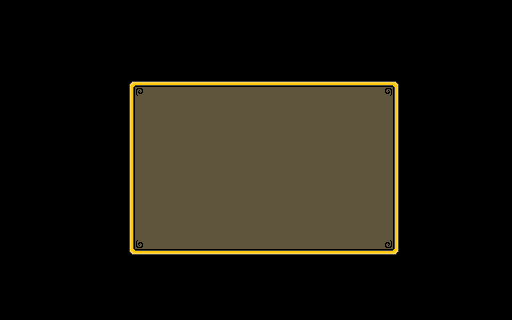

This game map was drawn from its Tiled (.tmx) file and the tilesets committed beside it. A one-line description and the full map source follow:
An orthogonal 32x20 tile map with 16x16 px tiles, 3 tile layers (Background, Foreground, Overlap), 1 image layer and 14 objects (7x player_levelselect, 3x player_champselect_icon, 2x message, start, player_championselect_watcher).

<map version="1.0" orientation="orthogonal" renderorder="right-down" width="32" height="20" tilewidth="16" tileheight="16" nextobjectid="80">
 <tileset firstgid="1" name="overworld" tilewidth="16" tileheight="16" spacing="1" tilecount="176" columns="16">
  <image source="../championselect.bmp" trans="c8bfe7" width="271" height="187" />
 </tileset>
 <imagelayer name="Background">
  <image source="backgrounds/back.bmp" width="320" height="256" />
 </imagelayer>
 <layer name="Background" width="32" height="20" opacity="0.45">
  <data encoding="csv">
0,0,0,0,0,0,0,0,0,0,0,0,0,0,0,0,0,0,0,0,0,0,0,0,0,0,0,0,0,0,0,0,
0,0,0,0,0,0,0,0,0,0,0,0,0,0,0,0,0,0,0,0,0,0,0,0,0,0,0,0,0,0,0,0,
0,0,0,0,0,0,0,0,0,0,0,0,0,0,0,0,0,0,0,0,0,0,0,0,0,0,0,0,0,0,0,0,
0,0,0,0,0,0,0,0,0,0,0,0,0,0,0,0,0,0,0,0,0,0,0,0,0,0,0,0,0,0,0,0,
0,0,0,0,0,0,0,0,0,0,0,0,0,0,0,0,0,0,0,0,0,0,0,0,0,0,0,0,0,0,0,0,
0,0,0,0,0,0,0,0,133,133,133,133,133,133,133,133,133,133,133,133,133,133,133,133,133,0,0,0,0,0,0,0,
0,0,0,0,0,0,0,0,133,133,133,133,133,133,133,133,133,133,133,133,133,133,133,133,133,0,0,0,0,0,0,0,
0,0,0,0,0,0,0,0,133,133,133,133,133,133,133,133,133,133,133,133,133,133,133,133,133,0,0,0,0,0,0,0,
0,0,0,0,0,0,0,0,133,133,133,133,133,133,133,133,133,133,133,133,133,133,133,133,133,0,0,0,0,0,0,0,
0,0,0,0,0,0,0,0,133,133,133,133,133,133,133,133,133,133,133,133,133,133,133,133,133,0,0,0,0,0,0,0,
0,0,0,0,0,0,0,0,133,133,133,133,133,133,133,133,133,133,133,133,133,133,133,133,133,0,0,0,0,0,0,0,
0,0,0,0,0,0,0,0,133,133,133,133,133,133,133,133,133,133,133,133,133,133,133,133,133,0,0,0,0,0,0,0,
0,0,0,0,0,0,0,0,133,133,133,133,133,133,133,133,133,133,133,133,133,133,133,133,133,0,0,0,0,0,0,0,
0,0,0,0,0,0,0,0,133,133,133,133,133,133,133,133,133,133,133,133,133,133,133,133,133,0,0,0,0,0,0,0,
0,0,0,0,0,0,0,0,133,133,133,133,133,133,133,133,133,133,133,133,133,133,133,133,133,0,0,0,0,0,0,0,
0,0,0,0,0,0,0,0,133,133,133,133,133,133,133,133,133,133,133,133,133,133,133,133,133,0,0,0,0,0,0,0,
0,0,0,0,0,0,0,0,0,0,0,0,0,0,0,0,0,0,0,0,0,0,0,0,0,0,0,0,0,0,0,0,
0,0,0,0,0,0,0,0,0,0,0,0,0,0,0,0,0,0,0,0,0,0,0,0,0,0,0,0,0,0,0,0,
0,0,0,0,0,0,0,0,0,0,0,0,0,0,0,0,0,0,0,0,0,0,0,0,0,0,0,0,0,0,0,0,
0,0,0,0,0,0,0,0,0,0,0,0,0,0,0,0,0,0,0,0,0,0,0,0,0,0,0,0,0,0,0,0
</data>
 </layer>
 <layer name="Foreground" width="32" height="20">
  <data encoding="csv">
0,0,0,0,0,0,0,0,0,0,0,0,0,0,0,0,0,0,0,0,0,0,0,0,0,0,0,0,0,0,0,0,
0,0,0,0,0,0,0,0,0,0,0,0,0,0,0,0,0,0,0,0,0,0,0,0,0,0,0,0,0,0,0,0,
0,0,0,0,0,0,0,0,0,0,0,0,0,0,0,0,0,0,0,0,0,0,0,0,0,0,0,0,0,0,0,0,
0,0,0,0,0,0,0,0,0,0,0,0,0,0,0,0,0,0,0,0,0,0,0,0,0,0,0,0,0,0,0,0,
0,0,0,0,0,0,0,0,0,0,0,0,0,0,0,0,0,0,0,0,0,0,0,0,0,0,0,0,0,0,0,0,
0,0,0,0,0,0,0,0,118,119,119,119,119,119,119,119,119,119,119,119,119,119,119,119,120,0,0,0,0,0,0,0,
0,0,0,0,0,0,0,0,134,0,0,0,0,0,0,0,0,0,0,0,0,0,0,0,136,0,0,0,0,0,0,0,
0,0,0,0,0,0,0,0,134,0,0,0,0,0,0,0,0,0,0,0,0,0,0,0,136,0,0,0,0,0,0,0,
0,0,0,0,0,0,0,0,134,0,0,0,0,0,0,0,0,0,0,0,0,0,0,0,136,0,0,0,0,0,0,0,
0,0,0,0,0,0,0,0,134,0,0,0,0,0,0,0,0,0,0,0,0,0,0,0,136,0,0,0,0,0,0,0,
0,0,0,0,0,0,0,0,134,0,0,0,0,0,0,0,0,0,0,0,0,0,0,0,136,0,0,0,0,0,0,0,
0,0,0,0,0,0,0,0,134,0,0,0,0,0,0,0,0,0,0,0,0,0,0,0,136,0,0,0,0,0,0,0,
0,0,0,0,0,0,0,0,134,0,0,0,0,0,0,0,0,0,0,0,0,0,0,0,136,0,0,0,0,0,0,0,
0,0,0,0,0,0,0,0,134,0,0,0,0,0,0,0,0,0,0,0,0,0,0,0,136,0,0,0,0,0,0,0,
0,0,0,0,0,0,0,0,134,0,0,0,0,0,0,0,0,0,0,0,0,0,0,0,136,0,0,0,0,0,0,0,
0,0,0,0,0,0,0,0,150,151,151,151,151,151,151,151,151,151,151,151,151,151,151,151,152,0,0,0,0,0,0,0,
0,0,0,0,0,0,0,0,0,0,0,0,0,0,0,0,0,0,0,0,0,0,0,0,0,0,0,0,0,0,0,0,
0,0,0,0,0,0,0,0,0,0,0,0,0,0,0,0,0,0,0,0,0,0,0,0,0,0,0,0,0,0,0,0,
0,0,0,0,0,0,0,0,0,0,0,0,0,0,0,0,0,0,0,0,0,0,0,0,0,0,0,0,0,0,0,0,
0,0,0,0,0,0,0,0,0,0,0,0,0,0,0,0,0,0,0,0,0,0,0,0,0,0,0,0,0,0,0,0
</data>
 </layer>
 <layer name="Overlap" width="32" height="20" opacity="0.5">
  <data encoding="csv">
0,0,0,0,0,0,0,0,0,0,0,0,0,0,0,0,0,0,0,0,0,0,0,0,0,0,0,0,0,0,0,0,
0,0,0,0,0,0,0,0,0,0,0,0,0,0,0,0,0,0,0,0,0,0,0,0,0,0,0,0,0,0,0,0,
0,0,0,0,0,0,0,0,0,0,0,0,0,0,0,0,0,0,0,0,0,0,0,0,0,0,0,0,0,0,0,0,
0,0,0,0,0,0,0,0,0,0,0,0,0,0,0,0,0,0,0,0,0,0,0,0,0,0,0,0,0,0,0,0,
0,0,0,0,0,0,0,0,0,0,0,0,0,0,0,0,0,0,0,0,0,0,0,0,0,0,0,0,0,0,0,0,
0,0,0,0,0,0,0,0,0,0,0,0,0,0,0,0,0,0,0,0,0,0,0,0,0,0,0,0,0,0,0,0,
0,0,0,0,0,0,0,0,0,0,0,0,0,0,0,0,0,0,0,0,0,0,0,0,0,0,0,0,0,0,0,0,
0,0,0,0,0,0,0,0,0,0,0,0,0,0,0,0,0,0,0,0,0,0,0,0,0,0,0,0,0,0,0,0,
0,0,0,0,0,0,0,0,0,0,0,0,0,0,0,0,0,0,0,0,0,0,0,0,0,0,0,0,0,0,0,0,
0,0,0,0,0,0,0,0,0,0,0,0,0,0,0,0,0,0,0,0,0,0,0,0,0,0,0,0,0,0,0,0,
0,0,0,0,0,0,0,0,0,0,0,0,0,0,0,0,0,0,0,0,0,0,0,0,0,0,0,0,0,0,0,0,
0,0,0,0,0,0,0,0,0,0,0,0,0,0,0,0,0,0,0,0,0,0,0,0,0,0,0,0,0,0,0,0,
0,0,0,0,0,0,0,0,0,0,0,0,0,0,0,0,0,0,0,0,0,0,0,0,0,0,0,0,0,0,0,0,
0,0,0,0,0,0,0,0,0,0,0,0,0,0,0,0,0,0,0,0,0,0,0,0,0,0,0,0,0,0,0,0,
0,0,0,0,0,0,0,0,0,0,0,0,0,0,0,0,0,0,0,0,0,0,0,0,0,0,0,0,0,0,0,0,
0,0,0,0,0,0,0,0,0,0,0,0,0,0,0,0,0,0,0,0,0,0,0,0,0,0,0,0,0,0,0,0,
0,0,0,0,0,0,0,0,0,0,0,0,0,0,0,0,0,0,0,0,0,0,0,0,0,0,0,0,0,0,0,0,
0,0,0,0,0,0,0,0,0,0,0,0,0,0,0,0,0,0,0,0,0,0,0,0,0,0,0,0,0,0,0,0,
0,0,0,0,0,0,0,0,0,0,0,0,0,0,0,0,0,0,0,0,0,0,0,0,0,0,0,0,0,0,0,0,
0,0,0,0,0,0,0,0,0,0,0,0,0,0,0,0,0,0,0,0,0,0,0,0,0,0,0,0,0,0,0,0
</data>
 </layer>
 <objectgroup color="#000080" name="Objects">
  <object id="49" name="start" x="256" y="160" width="16" height="16" />
  <object id="51" name="player_champselect_icon" x="224" y="176" width="16" height="16">
   <properties>
    <property name="action" value="alex" />
   </properties>
  </object>
  <object id="57" name="player_levelselect" x="256" y="144" width="16" height="16" />
  <object id="67" name="player_levelselect" x="240" y="144" width="16" height="16" />
  <object id="68" name="player_levelselect" x="224" y="144" width="16" height="16" />
  <object id="69" name="player_levelselect" x="272" y="144" width="16" height="16" />
  <object id="70" name="player_levelselect" x="288" y="144" width="16" height="16" />
  <object id="72" name="player_champselect_icon" x="256" y="176" width="16" height="16">
   <properties>
    <property name="action" value="dani" />
   </properties>
  </object>
  <object id="73" name="player_champselect_icon" x="288" y="176" width="16" height="16">
   <properties>
    <property name="action" value="jan" />
   </properties>
  </object>
  <object id="75" name="player_championselect_watcher" x="256" y="240" width="16" height="16" />
  <object id="76" name="player_levelselect" x="304" y="144" width="16" height="16" />
  <object id="77" name="player_levelselect" x="208" y="144" width="16" height="16" />
  <object id="78" name="message" x="207" y="96" width="112" height="16">
   <properties>
    <property name="global" value="Champion select" />
   </properties>
  </object>
  <object id="79" name="message" x="186.667" y="202" width="165.333" height="16">
   <properties>
    <property name="global" value="choose your character" />
   </properties>
  </object>
 </objectgroup>
</map>
